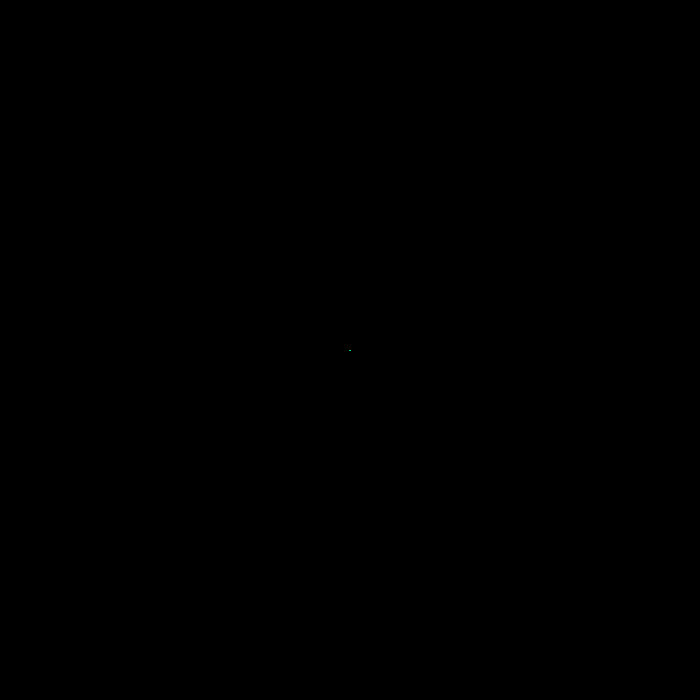
Frame 1 (no input)
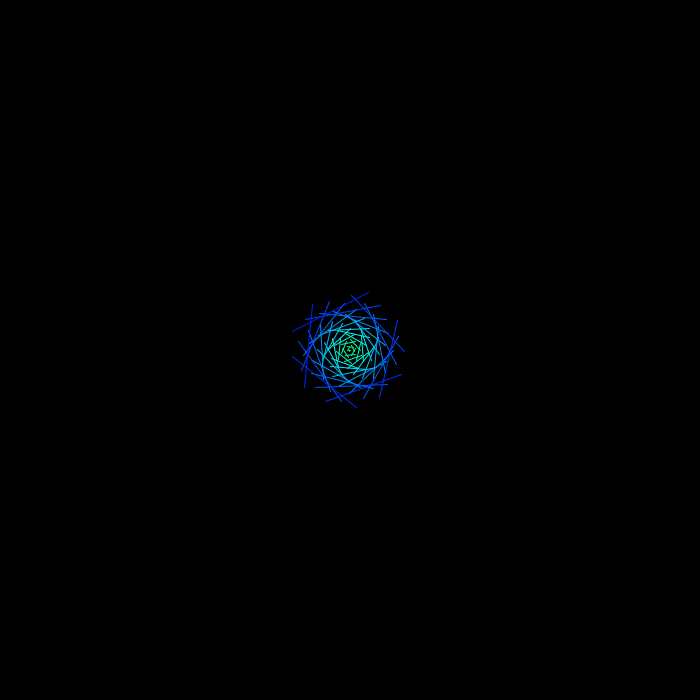
Frame 60 (the mouse pressed at the canvas centre just before this capture)
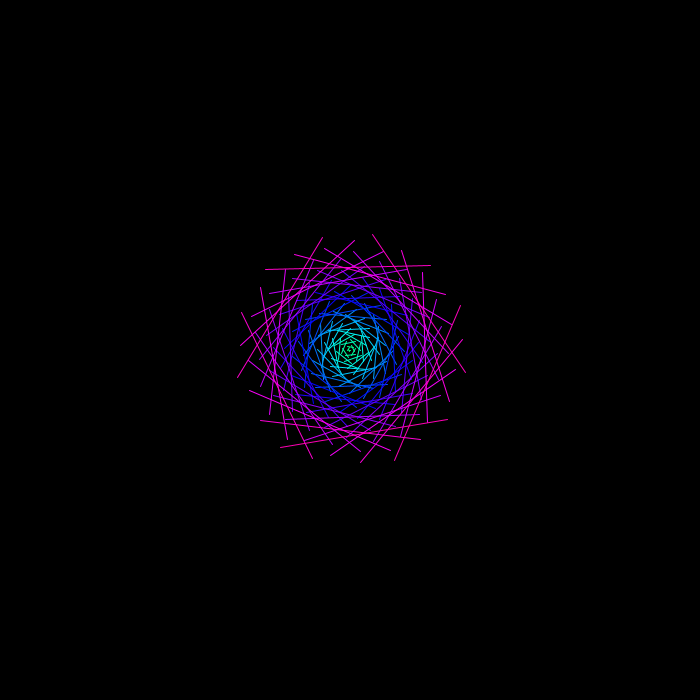
Frame 120 (the mouse held since frame 60 and released just before this capture)

The Processing sketch that drew these frames (run headless with seeded random() and noise(); from frame 60 on, the mouse is pressed at the canvas centre):

// Processing sketch: processing_87872
// ── processing_87872.pde

int j = 0;
void setup() {
  size(700, 700);
  colorMode(HSB);
  background(0);
  frameRate(-1);
}
void draw() {
  stroke(frameCount%(127)+105,255,255);
  noFill();
  translate(350, 350);
  rotate(frameCount);
    line((frameCount%(500)),(0),(0),(frameCount%(500)));
}
